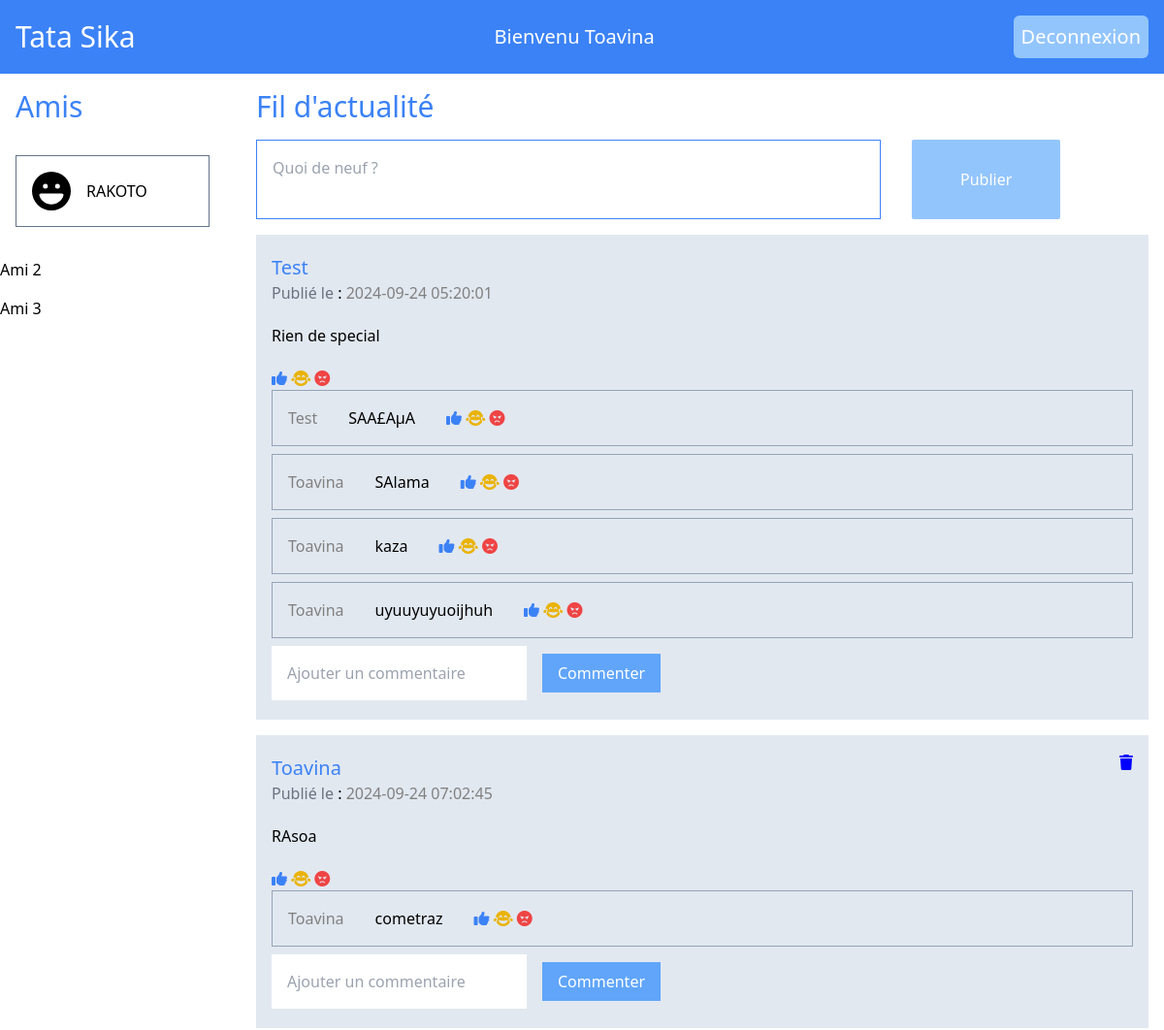
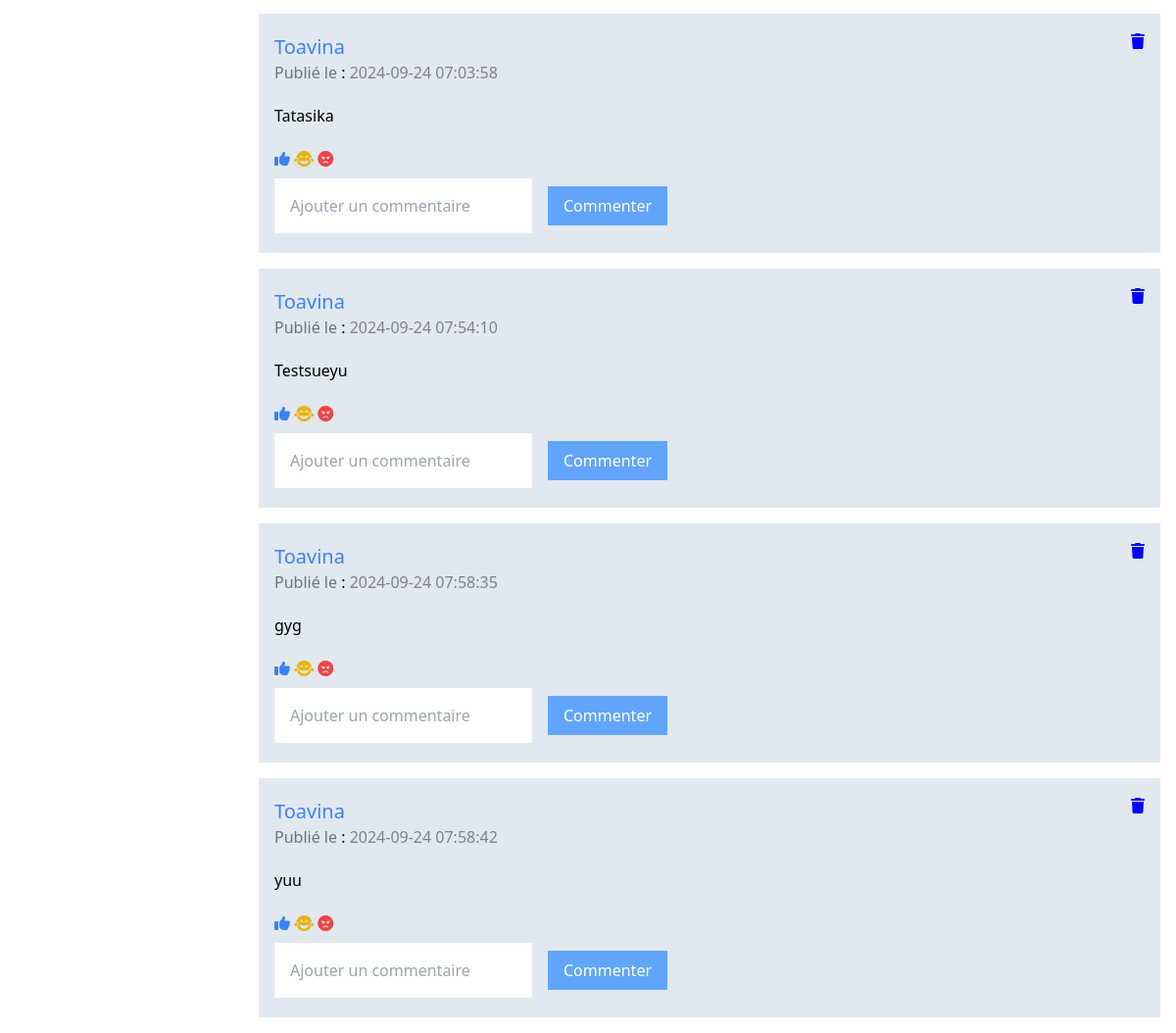
/home.php (signed in), run on the app's committed database (2 pictures, top to bottom).
### tables this page shows
CREATE TABLE `publication` (
  `id_publication` int NOT NULL AUTO_INCREMENT,
  `id_compte` int NOT NULL,
  `contenu` text NOT NULL,
  `date_creation` timestamp NULL DEFAULT CURRENT_TIMESTAMP,
  PRIMARY KEY (`id_publication`),
  KEY `Fk_idCompte` (`id_compte`),
  CONSTRAINT `Fk_idCompte` FOREIGN KEY (`id_compte`) REFERENCES `compte` (`id`) ON DELETE CASCADE ON UPDATE CASCADE
);

CREATE TABLE `compte` (
  `id` int NOT NULL AUTO_INCREMENT,
  `nom` varchar(250) NOT NULL,
  `prenom` varchar(250) DEFAULT NULL,
  `email` varchar(250) NOT NULL,
  `password` text NOT NULL,
  PRIMARY KEY (`id`),
  UNIQUE KEY `email` (`email`)
);

CREATE TABLE `commentaire` (
  `id_commentaire` int NOT NULL AUTO_INCREMENT,
  `id_publication` int NOT NULL,
  `id_compte` int NOT NULL,
  `contenu` text NOT NULL,
  `date_creation` timestamp NULL DEFAULT CURRENT_TIMESTAMP,
  PRIMARY KEY (`id_commentaire`),
  KEY `id_publication` (`id_publication`),
  KEY `id_compte` (`id_compte`),
  CONSTRAINT `commentaire_ibfk_1` FOREIGN KEY (`id_publication`) REFERENCES `publication` (`id_publication`) ON DELETE CASCADE ON UPDATE CASCADE,
  CONSTRAINT `commentaire_ibfk_2` FOREIGN KEY (`id_compte`) REFERENCES `compte` (`id`)
);

### home.php (the view, shortened to what this page needs)
<?php
    require_once "config.php";
    require_once "components/Commentaire.php";
    require_once "components/Reaction.php";
?>
<!DOCTYPE html>
<html lang="fr">
<head>
    <link rel="stylesheet" href="https://cdnjs.cloudflare.com/ajax/libs/font-awesome/6.6.0/css/all.min.css" />
    <link rel="stylesheet" href="./output.css">
</head>
<body>
    <div class="flex bg-blue-500 text-white p-4 text-md lg:text-xl justify-between items-center">
        <div class="text-3xl">Tata Sika</div>
        <h1>Bienvenu <?php echo $_SESSION['user'] ;?></h1>
        <div class="bg-blue-300 p-2 rounded-md">
            <a href="logout.php" class="w-ful h-full">Deconnexion</a>
        </div>
    </div>
    <div class="flex flex-col md:flex-row gap-8">
        <div class="sidebar">
            <h3 class="text-3xl m-4 text-blue-500">Amis</h3>
            <ul class="flex flex-col gap-4">
                <li class="w-full p-4">
                    <div class="flex w-[90vw] md:w-[200px] gap-4 items-center border border-slate-500 p-4">
                        <div class="w-10 h-10">
                            <img src="img/face-laugh-solid.svg" class="w-10 h-10" alt="Avatar">
                        </div>
                        <h2 class="name">RAKOTO</h2>
                    </div>
                </li>
                <li>Ami 2</li>
                <li>Ami 3</li>
            </ul>
        </div>
        <div class="flex-grow lg:w-[70vw]">
            <h2 class="text-3xl m-4 text-blue-500 md:ml-0">Fil d'actualité</h2>
            <form class="flex flex-col md:flex-row gap-8 bg-yellow m-4 md:ml-0" action="add_publication.php" method="post">
                <textarea class="resize-none p-4 border w-[calc(100vw - 8px) ] md:w-[70%] border-blue-500" placeholder="Quoi de neuf ?" name="publication"></textarea>
                <button class="bg-blue-300 py-4 px-[50px] text-white rounded-sm" type="submit" >Publier</button>
            </form>
            <div class="m-4 md:ml-0 flex flex-col gap-4">
            <?php
                if (isset($db_connexion)) {
                    $sql_allPost = "SELECT * FROM publication";
                    $stmtPublication = $db_connexion->prepare($sql_allPost);
                    $stmtPublication->execute();
                    $publicationList = $stmtPublication->fetchAll(PDO::FETCH_ASSOC);
                    if (!empty($publicationList)) {
                        foreach ($publicationList as $publication) {
                            $user_id = $publication['id_compte'];
                            $sql_searchName = "SELECT * FROM compte WHERE id = ? LIMIT  1";
                            $stmt = $db_connexion->prepare($sql_searchName);
                            $stmt->execute([$user_id]);
                            $user = $stmt->fetch(PDO::FETCH_ASSOC);
                            $sql_searchComment = "SELECT * FROM commentaire WHERE id_publication = ?";
                            $id_publication = $publication["id_publication"];
                            $stmtCommentaire = $db_connexion->prepare($sql_searchComment);
                            $stmtCommentaire->execute([$id_publication]);
                            $commentairesList = $stmtCommentaire->fetchAll(PDO::FETCH_ASSOC);
                            $btn = "";
                            if ($_SESSION['user_id'] === $publication['id_compte'])
                                $btn = "<a href='deletePublication.php?delete=$id_publication' class='x-btn absolute right-4 top-4'><i class='fa-solid fa-trash' style='color: blue;'></i></a>";
                            echo "<div class='bg-slate-200 p-4 py-[20px] relative'> <h3 class='post-user text-xl text-blue-500'> " . $user['nom'] . "</h3>" . "<div> <span class='text-gray-500'>Publié le </span> : <span style='color: gray;'>" . htmlspecialchars($publication['date_creation']) . " </span> " . $btn ."<div style='padding: 20px 0'>" . $publication['contenu'] . "</div></div>";
                            Reaction("publication", $publication['id_publication']);
                            echo "<div class='comments flex flex-col gap-2'>";
                            foreach ($commentairesList as $com) {
                                $sql_nomCommentataire = "SELECT * FROM compte WHERE id = ?";
                                $stmt_nomCommentaire = $db_connexion->prepare($sql_nomCommentataire);
                                $stmt_nomCommentaire->execute([$com['id_compte']]);
                                $user_commentataire = $stmt_nomCommentaire->fetch(PDO::FETCH_ASSOC);
                                Commentaire( htmlspecialchars($com['contenu']) , $user_commentataire['nom'], $publication['id_publication']);
                            }
                            echo "</div>";
                            echo "<form action='add_commentaire.php' method='get' class='flex flex-col md:flex-row items-start gap-4 md:mt-2' ><input type='text' class='p-4' placeholder='Ajouter un commentaire' name='contenu'/> <button class='bg-blue-400 px-4 py-2 my-2 text-white' type='submit' value='$id_publication' name='id_publication'>Commenter</button></form>";
                            echo "</div>";
                        }
                    } else {
                    echo "<p>Aucune publication n'a été trouvée.</p>";
                    }
                } else {
                    echo "Erreur : connexion à la base de données non établie.";
                }
            ?>
            </div>
        </div>
    </div>
</body>
</html>

### components/Reaction.php
<?php
    function Reaction($target, $idTarget) {
?>
    <div class ="reaction">
        <a href="handle_reaction.php?type=love&target=<?php echo $target; ?>&id_target=<?php echo $idTarget; ?>">
            <i class="text-blue-500 fa-solid fa-thumbs-up"></i>
        </a>
        <a href="handle_reaction.php?type=angry&target=<?php echo $target; ?>&id_target=<?php echo $idTarget; ?>">
            <i class="fa-solid fa-face-grin-tears text-yellow-500"></i>
        </a>
        <a href="handle_reaction.php?type=haha&target=<?php echo $target; ?>&id_target=<?php echo $idTarget; ?>">
            <i class="text-red-500 fa-solid fa-face-angry"></i>
        </a>
    </div>
<?php
    }
?>

### components/Commentaire.php (shortened to what this page needs)
<?php
require_once "Reaction.php";
function Commentaire($contenu, $nomCommentataire, $id_publication) {
?>
    <div class="flex gap-8 border border-slate-400 p-4">
        <h4 style='color:gray;'>
            <?php echo $nomCommentataire; ?>
        </h4>
        <p class='contenu'>
            <?php echo $contenu; ?>
        </p>
    </div>
<?php
}
?>

### data on the page
publication: id_compte.nom "Test", date_creation "2024-09-24 05:20:01", contenu "Rien de special", $id_publication 31 (drawn)
commentaire: id_compte.nom "Test", contenu "SAA£AµA"
commentaire: id_compte.nom "Toavina", contenu "SAlama"
commentaire: id_compte.nom "Toavina", contenu "kaza"
commentaire: id_compte.nom "Toavina", contenu "uyuuyuyuoijhuh"
publication: id_compte.nom "Toavina", date_creation "2024-09-24 07:02:45", contenu "RAsoa", $id_publication 35 (drawn)
commentaire: id_compte.nom "Toavina", contenu "cometraz"
publication: id_compte.nom "Toavina", date_creation "2024-09-24 07:03:58", contenu "Tatasika", $id_publication 36 (drawn)
publication: id_compte.nom "Toavina", date_creation "2024-09-24 07:54:10", contenu "Testsueyu", $id_publication 37 (drawn)
publication: id_compte.nom "Toavina", date_creation "2024-09-24 07:58:35", contenu "gyg", $id_publication 38 (drawn)
publication: id_compte.nom "Toavina", date_creation "2024-09-24 07:58:42", contenu "yuu", $id_publication 39 (drawn)

### other printed values
$_SESSION['user'] "Toavina"
